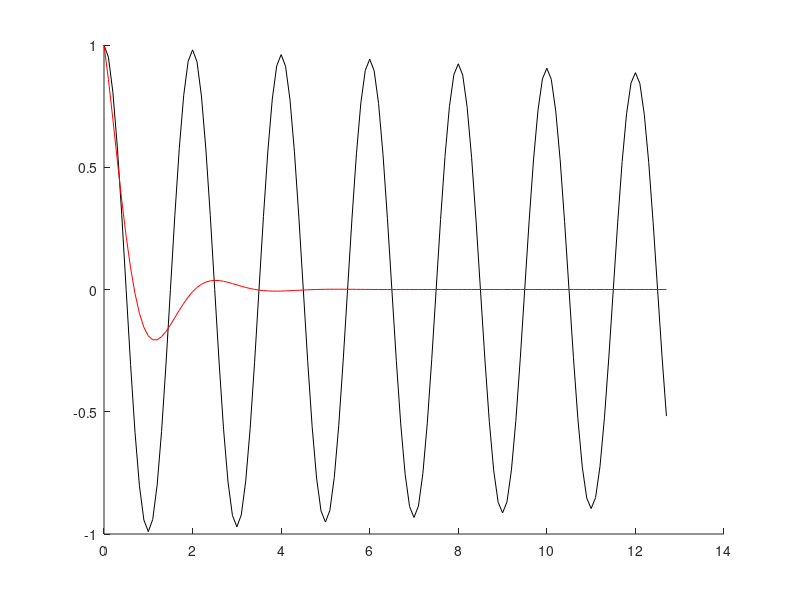
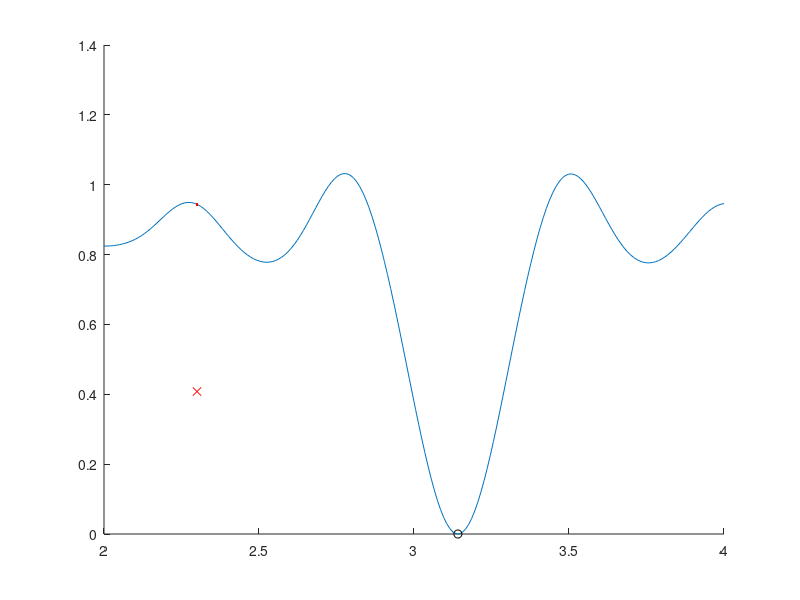

The MATLAB source for these figures, in order:
% Just a tiny script to show local minima
%
% In practice, one would not use this kind of algorithm for fitting those
% complex exponentials (exactly due to these local minima)

%% Settings
dt     = 0.1;
N      = 128;
t      = (0:N-1)*dt;
a0     = 0.01;
b0     = pi;
theta0 = a0 + b0*1j;
thetaInit = a0 + 2.3j;
model  = @(theta,t) real(exp(-theta.*t));
model0 = model;
cost   = @(theta) sum(abs(model(theta,t) - model0(theta0,t)).^2)/N;

%% 
bRange = linspace(2,4,200);
theta   = a0+bRange*1j;

costVal = arrayfun(cost, theta);

%% Optimization
thetaHat = fminsearch(cost, thetaInit);

%% model
figure; hold on;
plot(t, model(theta0, t),'-k');
plot(t, model(thetaHat, t),'-r');

%% cost
figure; hold on;
plot(bRange, costVal)
plot(imag(theta0)  , cost(theta0),'ok')
plot(imag(thetaHat), cost(thetaHat),'xr');
plot(imag(thetaInit), cost(thetaInit),'.r');
